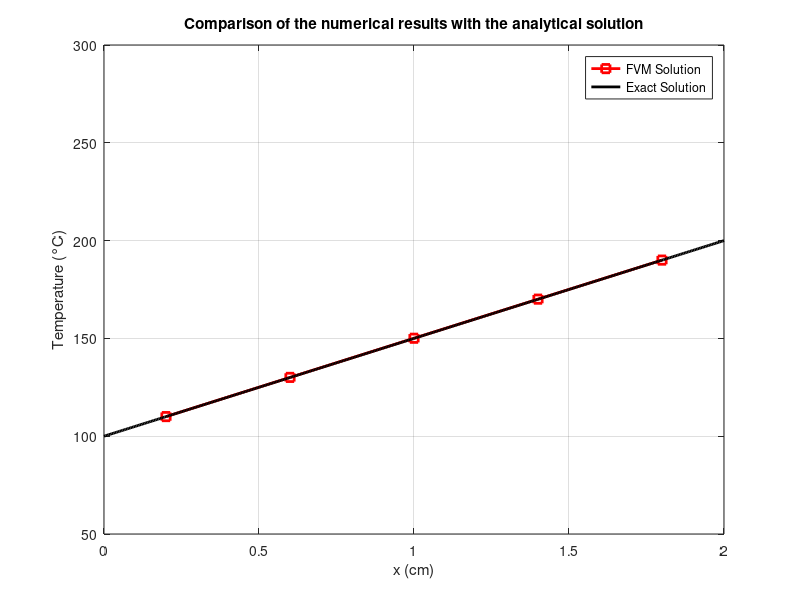

Write MATLAB code to recreate this figure.
clc;
clear;
close all;

N  = input('Enter number of control volumes N: ');
q0 = input('Enter q0 (W/m^3): ');
q1 = input('Enter q1 (W/m^3-K): ');

L = 0.02;      % Plate Thickness (m)
k = 0.5;       % Thermal conductivity (W/m-K)
phi_A = 100;  % Left boundary Temperature (°C)
phi_B = 200;  % Right Boundary Temperature (°C)
a = 1;         % Area (m)

% To draw continuous curve
x_exact = linspace(0,L,400);
phi_exact_ = ((phi_B - phi_A)/L + (q0/(2*k))*(L - x_exact)).*x_exact + phi_A;

dx = L/N;       
x  = linspace(dx/2, L-dx/2, N)'; 
A = zeros(N,N);
b = zeros(N,1);

%% Interior CV
for i = 2:N-1
    Aw = k*a/dx;
    Ae = k*a/dx;
    Ap = Aw + Ae - q1*a*dx;

    A(i,i-1) = -Aw;
    A(i,i)   =  Ap;
    A(i,i+1) = -Ae;

    b(i) = q0*a*dx;
end

%% Left boundary CV
Ae = k*a/dx;
Ap = 3*k*a/dx - q1*a*dx;

A(1,1) = Ap;
A(1,2) = -Ae;

b(1) = 2*k*a*phi_A/dx + q0*a*dx;

%% Right boundary CV
Aw = k*a/dx;
Ap = 3*k*a/dx - q1*a*dx;

A(N,N)   = Ap;
A(N,N-1) = -Aw;

b(N) = 2*k*a*phi_B/dx + q0*a*dx;


%% Solve Linear System
phi_num = mldivide(A,b);

%% Exact solution
phi_exact = ((phi_B - phi_A)/L + (q0/(2*k))*(L - x)).*x + phi_A;

 %% RMS Error
RMS = sqrt(mean((phi_num - phi_exact).^2));
fprintf('\nRMS Error = %.3e\n', RMS);


%% Plot
x_cm = x*100;
x_exact_cm = x_exact*100;
figure;
plot(x_cm, phi_num, 'rs-', 'LineWidth', 2);
hold on;
plot(x_exact_cm, phi_exact_, 'k-', 'LineWidth', 2);
legend('FVM Solution', 'Exact Solution');
hold off;
xlabel('x (cm)');
ylabel('Temperature (°C)');
ylim([50 300]);
title('Comparison of the numerical results with the analytical solution');
grid on;
